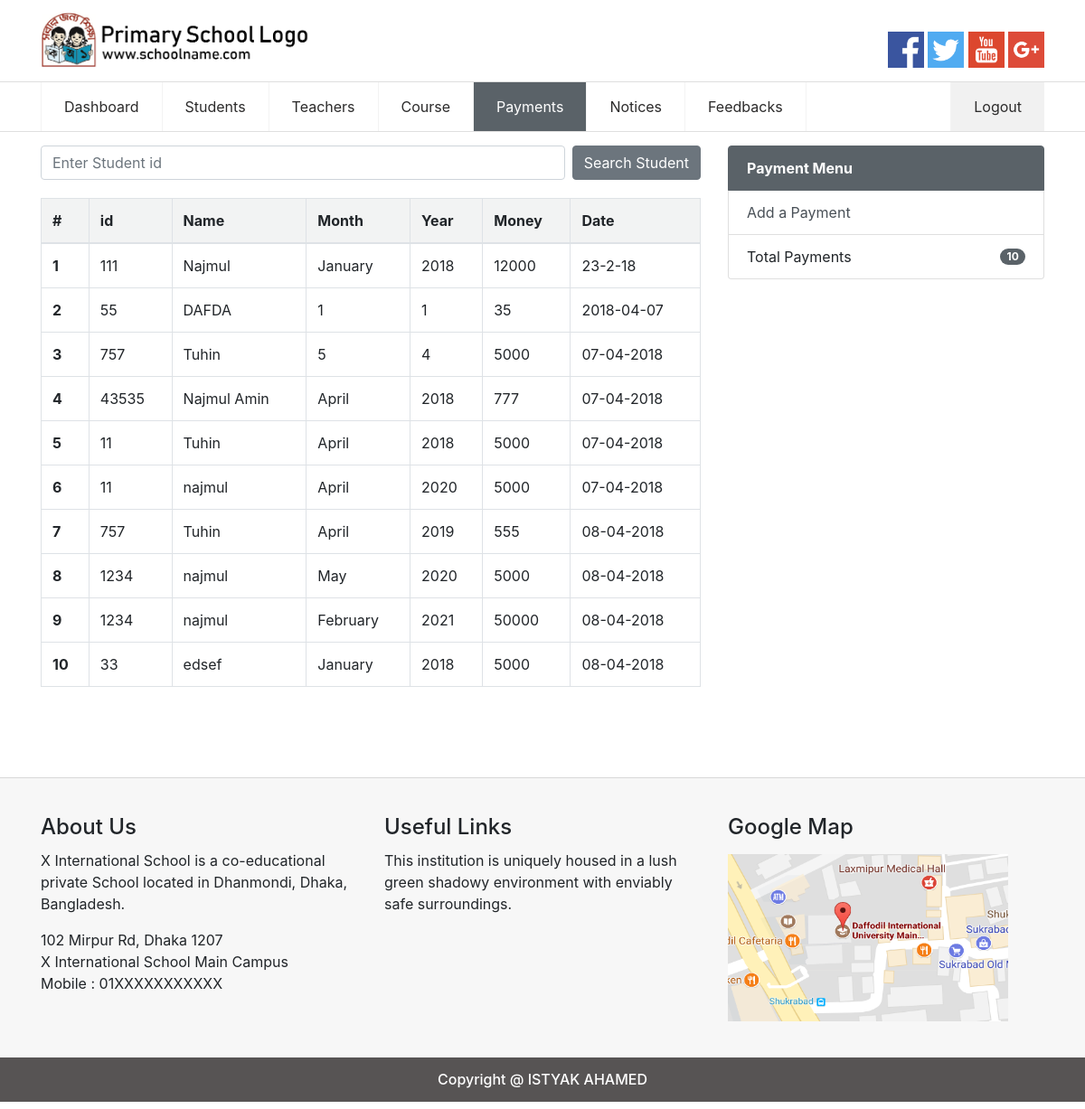
Screenshot of /admin/payments.php (signed in) with the database file from the repository.
### tables this page shows
CREATE TABLE `payments` (
  `id` int(255) NOT NULL,
  `name` varchar(255) NOT NULL,
  `student_id` varchar(255) NOT NULL,
  `month` varchar(10) NOT NULL,
  `year` int(10) NOT NULL,
  `money` int(255) NOT NULL,
  `date` varchar(255) NOT NULL
);

### admin/payments.php (the view, shortened to what this page needs)
<?php
 require_once '../dbconnect.php';
?>
<!doctype html>
<html lang="en">
	<head>
		<link rel="stylesheet" href="../css/bootstrap.min.css">
		<link rel="stylesheet" href="../style.css">
	</head>
	<body>
		<div class="container-full">
		<header>
			<div class="logo container">
				<div class="row">
					<div class="col-md-6"><a href="index.php"><img src="../images/logo.png" alt="" /></a></div>
					<div class="col-md-6">
						<div class="social float-right">
							<a href=""><img src="../images/facebook.png" alt="" /></a>
							<a href=""><img src="../images/twitter.png" alt="" /></a>
							<a href=""><img src="../images/youtube.png" alt="" /></a>
							<a href=""><img src="../images/google-plus.png" alt="" /></a>
						</div>
					</div>
				</div>
			</div>
			<div class="navigation" id="myHeader">
				<nav class="container">
					<ul>
						<li><a href="index.php">Dashboard</a></li>
						<li><a href="students.php">Students</a></li>
						<li><a href="teachers.php">Teachers</a></li>
						<li><a href="course.php">Course</a></li>
						<li class="active_nav"><a href="payments.php">Payments</a></li>
						<li><a href="notice.php">Notices</a></li>
						<li><a href="feedback.php">Feedbacks</a></li>
					</ul>
					<ul class="float-right login">
						<li><a href="../logout.php">Logout</a></li>
					</ul>
				</nav>
			</div>
		</header>
		<div class="content container margin-top15">
			<div class="row">
				<div class="col-md-8">
					<div class="search_students">
						<form action="search-payment.php" method="post">
							<input name="id_search" type="text" class="form-control st_search" placeholder="Enter Student id">
							<button type="submit" class="float-right btn btn-secondary">Search Student</button>
						</form>
					</div>
					<div class="single_content">
						<div class="student_table">
							<?php
							$query = "SELECT * FROM payments ORDER BY id ASC LIMIT 50";
							$result = mysqli_query($con,$query);
							echo "<table class='table-responsive-lg table table-bordered table-hover'>
						  <thead>
							<tr>
							  <th>#</th>
							  <th>id</th>
							  <th>Name</th>
							  <th>Month</th>
							  <th>Year</th>
							  <th>Money</th>
							  <th>Date</th>
							</tr>
						  </thead><tbody>";
							while($row = mysqli_fetch_array($result)){
							echo
							 "<tr><th>" . $row['id']
							."</td><td>". $row['student_id']
						    ."</td><td>". $row['name']
							."</td><td>". $row['month']
							."</th><td>". $row['year']
							."</td><td>" .$row['money']
							."</td><td>" .$row['date'];
							}
							echo "</tbody></table>";
						?>
						</div>
					</div>
				</div>
				<div class="col-md-4">
					<div class="list-group">
						<p href="#" class="list-group-item list-group-item-action active">
							<b>Payment Menu</b>
						</p>
						<a  data-toggle="modal" data-target=".modal_ad_tc" href="#" class="list-group-item list-group-item-action">Add a Payment</a>
						<li class="list-group-item d-flex justify-content-between align-items-center">
							Total Payments
							<?php
								$result = mysqli_query($con,'SELECT count(id) AS value_sum FROM payments');
								$row = mysqli_fetch_assoc($result);
								$nt = $row['value_sum'];
							 ?>
							<span class="badge badge-primary badge-pill"><?php echo $nt; ?></span>
						</li>
					</div>
				</div>
			</div>
		</div>
		<?php include('footer.php'); ?>

### style.css (style rules this page uses)
.logo img { height:80px }
header { display:block;overflow:hidden;margin-top:5px }
.navigation { display:block;overflow:hidden;border-bottom:1px solid rgba(0,0,0,.125);border-top:1px solid rgba(0,0,0,.125);background:#fff;z-index:99999999999999 }
nav ul { margin:0;padding:0 }
nav ul li { list-style:none;float:left;border-right:1px solid #f3f3f3 }
nav ul li a { padding:15px 25px;display:block;color:#2c2b2b;text-decoration:none }
nav ul li:nth-child(1) { border-left:1px solid #f3f3f3 }
.float-right li { background:none !important;border:none }
.social { margin-top:30px;margin-bottom:10px }
.social img { height:40px }
.login { background:#dbdbdb61 }
.active_nav { background:#5a6268 }
.active_nav a { color:#fff }
.margin-top15 { margin-top:15px }
.single_content { margin-bottom:20px;padding:0px }
thead { background:#5a626814 !important }
.logo { margin-bottom:5px }
.st_search { width:100%;max-width:580px;position:absolute }
.search_students { margin-bottom:20px;overflow:hidden }
.list-group-item.active { background-color:#5a6268 !important;border-color:#5a6268 !important }
.badge-primary { background-color:#5a6268 !important }

### rows the page displays
payments: id "1", student "111", name "Najmul", month "January", year "2018", money "12000", date "23-2-18"
payments: id "2", student "55", name "DAFDA", month "1", year "1", money "35", date "2018-04-07"
payments: id "3", student "757", name "Tuhin", month "5", year "4", money "5000", date "07-04-2018"
payments: id "4", student "43535", name "Najmul Amin", month "April", year "2018", money "777", date "07-04-2018"
payments: id "5", student "11", name "Tuhin", month "April", year "2018", money "5000", date "07-04-2018"
payments: id "6", student "11", name "najmul", month "April", year "2020", money "5000", date "07-04-2018"
payments: id "7", student "757", name "Tuhin", month "April", year "2019", money "555", date "08-04-2018"
payments: id "8", student "1234", name "najmul", month "May", year "2020", money "5000", date "08-04-2018"
payments: id "9", student "1234", name "najmul", month "February", year "2021", money "50000", date "08-04-2018"
payments: id "10", student "33", name "edsef", month "January", year "2018", money "5000", date "08-04-2018"

### other values shown
$nt "10"
